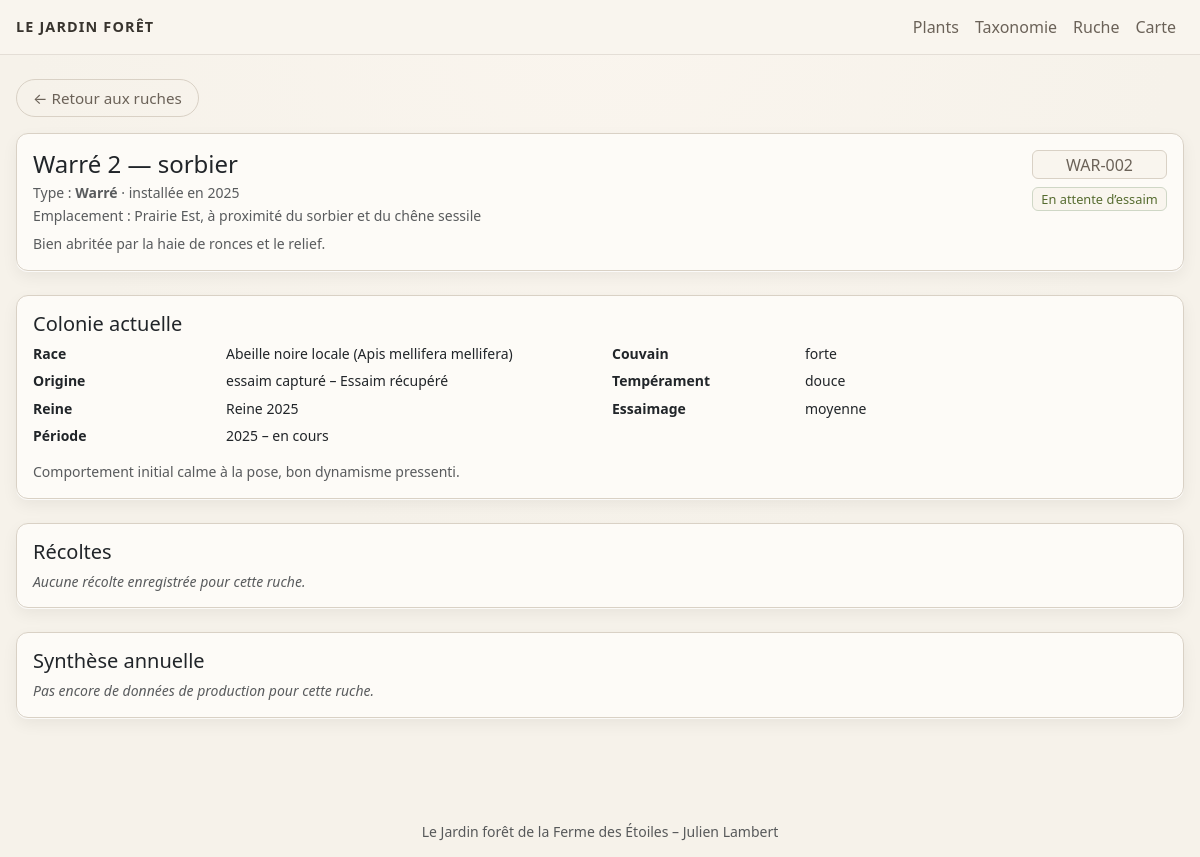
The page /hive/2 on the database its author committed.
### tables this page shows
CREATE TABLE hives (
    id INTEGER PRIMARY KEY AUTOINCREMENT,
    code TEXT NOT NULL UNIQUE,       -- ex: WAR-001
    name TEXT,                       -- ex: Ruche de la prairie Est
    hive_type TEXT,                  -- Warré, Dadant, TBH…
    location_label TEXT,             -- description textuelle
    latitude REAL,
    longitude REAL,
    altitude REAL,
    year_installed INTEGER,          -- année d’installation de la ruche (pas forcément de la colonie)
    status TEXT,                     -- en attente d’essaim / en production / en hivernage / morte…
    notes TEXT
, bee_breed TEXT, queen_year INTEGER, origin TEXT);

CREATE TABLE hive_colonies (
    id INTEGER PRIMARY KEY AUTOINCREMENT,
    hive_id INTEGER NOT NULL,            -- FK vers hives.id

    bee_race TEXT,                       -- ex: Abeille noire locale (Apis mellifera mellifera)
    queen_year INTEGER,                  -- année de naissance estimée de la reine
    queen_origin TEXT,                   -- éleveur X, essaim sauvage, division interne…
    origin_type TEXT,                    -- 'essaim acheté', 'essaim capturé', 'division', 'remérage naturel'
    origin_details TEXT,                 -- texte libre : qui, où, circonstances

    brood_strength TEXT,                 -- 'faible', 'moyenne', 'forte' (ou notes libres)
    temperament TEXT,                    -- 'douce', 'nerveuse', 'agressive', etc.
    swarm_tendency TEXT,                 -- tendance à essaimer : faible / moyenne / forte
    notes TEXT,                          -- remarques générales sur cette colonie

    start_year INTEGER,                  -- année de début d’occupation
    end_year INTEGER,                    -- année de fin (NULL = colonie actuelle)

    FOREIGN KEY (hive_id) REFERENCES hives(id) ON DELETE CASCADE
);

### app.py (the view)
@app.route("/hive/<int:hive_id>")
def hive_detail(hive_id):
    db = get_db()
    hive = db.execute(
        """
        SELECT *
        FROM hives
        WHERE id = ?
        """,
        (hive_id,),
    ).fetchone()
    if hive is None:
        return "Ruche introuvable", 404
    current_colony = db.execute(
        """
        SELECT *
        FROM hive_colonies
        WHERE hive_id = ?
          AND (end_year IS NULL OR end_year >= strftime('%Y','now'))
        ORDER BY start_year DESC
        LIMIT 1
        """,
        (hive_id,),
    ).fetchone()
    colonies = db.execute(
        """
        SELECT *
        FROM hive_colonies
        WHERE hive_id = ?
        ORDER BY start_year
        """,
        (hive_id,),
    ).fetchall()
    harvests = db.execute(
         """
        SELECT
            ha.id,
            ha.date AS harvest_date,   -- alias pour coller au template
            ha.weight_kg,
            ha.moisture_pct,
            ha.honey_type,
            ha.notes
        FROM hive_harvests AS ha
        WHERE ha.hive_id = ?
        ORDER BY ha.date DESC
        """,
        (hive_id,),
    ).fetchall()
    yearly_stats = db.execute(
        """
        SELECT
            strftime('%Y', date) AS year,
            SUM(weight_kg) AS total_weight,
            COUNT(*) AS harvest_count
        FROM hive_harvests
        WHERE hive_id = ?
        GROUP BY year
        ORDER BY year DESC
        """,
        (hive_id,),
    ).fetchall()
    return render_template(
        "hive_detail.html",
        hive=hive,
        current_colony=current_colony,
        colonies=colonies,
        harvests=harvests,
        yearly_stats=yearly_stats,
    )

### app.py (called while the page is built)
def get_db():
    if "db" not in g:
        g.db = sqlite3.connect(DB_PATH)
        g.db.row_factory = sqlite3.Row  # accès par nom de colonne
    return g.db

### templates/hive_detail.html (shortened to what this page needs)
{% extends "base.html" %}
{% block content %}
<div class="d-flex gap-2 mb-3 flex-wrap">
  <a href="{{ url_for('hives_list') }}" class="btn btn-sm btn-outline">
    ← Retour aux ruches
  </a>
</div>
<div class="card shadow-soft mb-4">
  <div class="card-body">
    <div class="d-flex justify-content-between align-items-start mb-2 flex-wrap gap-2">
      <div>
        <h1 class="h4 mb-1">
          {{ hive["name"] or ("Ruche " ~ hive["code"]) }}
        </h1>
        <p class="mb-1 small text-muted">
          Type :
          <strong>{{ hive["hive_type"] or "À préciser" }}</strong>
          {% if hive["year_installed"] %}
            · installée en {{ hive["year_installed"] }}
          {% endif %}
        </p>
        {% if hive["location_label"] %}
          <p class="mb-0 small text-muted">
            Emplacement : {{ hive["location_label"] }}
          </p>
        {% endif %}
      </div>
      <div class="text-end">
        <span class="badge bg-outline fs-6 d-block">
          {{ hive["code"] }}
        </span>
        {% if hive["status"] %}
          <span class="badge bg-tag mt-2">
            {{ hive["status"] }}
          </span>
        {% endif %}
      </div>
    </div>
    {% if hive["notes"] %}
      <p class="small text-muted mb-0 mt-2">
        {{ hive["notes"] }}
      </p>
    {% endif %}
  </div>
</div>
<div class="card shadow-soft mb-4">
  <div class="card-body small">
    <h2 class="h5 mb-2">Colonie actuelle</h2>
    {% if current_colony %}
      <div class="row">
        <div class="col-md-6">
          <dl class="row mb-0">
            <dt class="col-4">Race</dt>
            <dd class="col-8">
              {{ current_colony["bee_race"] or "À préciser" }}
            </dd>
            <dt class="col-4">Origine</dt>
            <dd class="col-8">
              {% if current_colony["origin_type"] %}
                {{ current_colony["origin_type"] }}
                {% if current_colony["queen_origin"] %}
                  – {{ current_colony["queen_origin"] }}
                {% endif %}
              {% else %}
                {{ current_colony["queen_origin"] or "À préciser" }}
              {% endif %}
            </dd>
            <dt class="col-4">Reine</dt>
            <dd class="col-8">
              {% if current_colony["queen_year"] %}
                Reine {{ current_colony["queen_year"] }}
              {% else %}
                Année de reine à préciser
              {% endif %}
            </dd>
            <dt class="col-4">Période</dt>
            <dd class="col-8">
              {% if current_colony["start_year"] %}
                {{ current_colony["start_year"] }}
              {% else %}
                ?
              {% endif %}
              –
              {% if current_colony["end_year"] %}
                {{ current_colony["end_year"] }}
              {% else %}
                en cours
              {% endif %}
            </dd>
          </dl>
        </div>
        <div class="col-md-6">
          <dl class="row mb-0">
            <dt class="col-4">Couvain</dt>
            <dd class="col-8">
              {{ current_colony["brood_strength"] or "À préciser" }}
            </dd>
            <dt class="col-4">Tempérament</dt>
            <dd class="col-8">
              {{ current_colony["temperament"] or "À préciser" }}
            </dd>
            <dt class="col-4">Essaimage</dt>
            <dd class="col-8">
              {{ current_colony["swarm_tendency"] or "À préciser" }}
            </dd>
          </dl>
        </div>
      </div>
      {% if current_colony["notes"] %}
        <p class="mt-2 mb-0 text-muted">
          {{ current_colony["notes"] }}
        </p>
      {% endif %}
    {% else %}
      <p class="text-muted fst-italic mb-0">
        Aucune colonie actuelle renseignée pour cette ruche.
      </p>
    {% endif %}
  </div>
</div>
<div class="card shadow-soft mb-4">
  <div class="card-body small">
    <h2 class="h5 mb-2">Récoltes</h2>
    {% if harvests %}
      <div class="table-responsive">
        <table class="table table-sm align-middle mb-2">
          <thead>
            <tr>
              <th>Date</th>
              <th>Saison</th>
              <th>Type de miel</th>
              <th class="text-end">Miel (kg)</th>
              <th class="text-end">Cire (kg)</th>
              <th class="text-end">Humidité (%)</th>
              <th>Notes</th>
            </tr>
          </thead>
          <tbody>
            {% for ha in harvests %}
              <tr>
                <td>{{ ha["harvest_date"] }}</td>
                <td>{{ ha["season"] or "—" }}</td>
                <td>{{ ha["honey_type"] or "—" }}</td>
                <td class="text-end">
                  {% if ha["weight_kg"] is not none %}
                    {{ "%.1f"|format(ha["weight_kg"]) }}
                  {% else %}
                    —
                  {% endif %}
                </td>
                <td class="text-end">
                  {% if ha["wax_kg"] is not none %}
                    {{ "%.2f"|format(ha["wax_kg"]) }}
                  {% else %}
                    —
                  {% endif %}
                </td>
                <td class="text-end">
                  {% if ha["moisture_percent"] is not none %}
                    {{ "%.1f"|format(ha["moisture_percent"]) }}
                  {% else %}
                    —
                  {% endif %}
                </td>
                <td>
                  {% if ha["notes"] %}
                    {{ ha["notes"] }}
                  {% else %}
                    —
                  {% endif %}
                </td>
              </tr>
            {% endfor %}
          </tbody>
        </table>
      </div>
    {% else %}
      <p class="text-muted fst-italic mb-0">
        Aucune récolte enregistrée pour cette ruche.
      </p>
    {% endif %}
  </div>
</div>
<div class="card shadow-soft mb-4">
  <div class="card-body small">
    <h2 class="h5 mb-2">Synthèse annuelle</h2>
    {% if yearly_stats %}
      <div class="table-responsive">
        <table class="table table-sm mb-0 align-middle">
          <thead>
            <tr>
              <th>Année</th>
              <th class="text-end">Miel total (kg)</th>
              <th class="text-end">Cire totale (kg)</th>
            </tr>
          </thead>
          <tbody>
            {% for y in yearly_stats %}
              <tr>
                <td>{{ y["year"] }}</td>
                <td class="text-end">
                  {% if y["total_honey_kg"] is not none %}
                    {{ "%.1f"|format(y["total_honey_kg"]) }}
                  {% else %}
                    —
                  {% endif %}
                </td>
                <td class="text-end">
                  {% if y["total_wax_kg"] is not none %}
                    {{ "%.2f"|format(y["total_wax_kg"]) }}
                  {% else %}
                    —
                  {% endif %}
                </td>
              </tr>
            {% endfor %}
          </tbody>
        </table>
      </div>
    {% else %}
      <p class="text-muted fst-italic mb-0">
        Pas encore de données de production pour cette ruche.
      </p>
    {% endif %}
  </div>
</div>
{% endblock %}

### static/style.css (style rules this page uses)
:root { --paper: #f6f2ea; --paper-deep: #e6dfd2; --card-bg: #fdfbf7; --ink: #38342e; --ink-soft: #6b6258; --green-fern: #556b2f; --green-soft: #cfd7c6; --green-line: #7a8b64; --brown-ink: #7b5e4a; --brown-soft: #b09580; --border-soft: #d9d1c5; }
body { min-height: 100vh; background: radial-gradient(circle at top, #faf5ee 0, var(--paper) 55%); color: var(--ink); font-family: system-ui, -apple-system, "Segoe UI", Roboto, sans-serif; font-size: 16px; line-height: 1.4; }
a { color: var(--green-fern); }
.btn { border-radius: 999px; font-size: 0.95rem; padding: 0.4rem 1rem; }
.btn-outline { background-color: transparent; border: 1px solid var(--border-soft); color: var(--ink-soft); }
.shadow-soft { background-color: var(--card-bg); border-radius: 0.75rem; border: 1px solid var(--border-soft); box-shadow: 0 1px 0 rgba(255, 255, 255, 0.8), 0 6px 16px rgba(0, 0, 0, 0.06); }
.badge { font-weight: 500; font-size: 0.8rem; }
.badge.bg-outline { border: 1px solid var(--border-soft); background-color: #f9f5ee; color: var(--ink-soft); }
.badge.bg-tag { background-color: #f9f5ee; border: 1px solid var(--green-soft); color: var(--green-fern); }

### templates/base.html (style rules this page uses)
body { background-color: #f6f2ea; }

### rows shown on the page
hives: name "Warré 2 — sorbier", hive_type "Warré", year_installed "2025", location_label "Prairie Est, à proximité du sorbier et du chêne sessile", code "WAR-002", status "En attente d’essaim", notes "Bien abritée par la haie de ronces et le relief."
hive_colonies: bee_race "Abeille noire locale (Apis mellifera mellifera)", origin_type "essaim capturé", queen_origin "Essaim récupéré", queen_year "2025", start_year "2025", brood_strength "forte", temperament "douce", swarm_tendency "moyenne", notes "Comportement initial calme à la pose, bon dynamisme pressenti."
